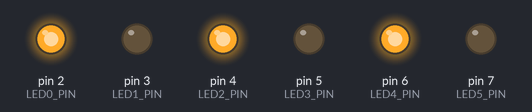
Simulated run of this sketch. Board: Arduino Uno, built with avr-gcc and run on an emulated ATmega328P. Shown: output pins drawn as LEDs (lit = HIGH).

Above: at 0.1 s.
At 2.7 s:
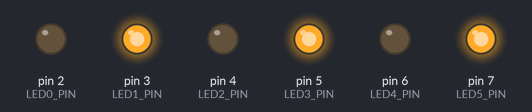
Timing chart, 0 to 3.0 s (numbered marks = the images above):
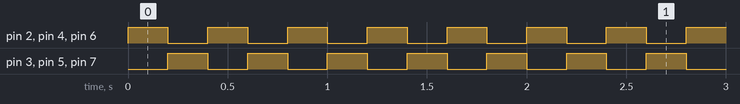

Measured:
- by itself, pin 2 (LED0_PIN), pin 3 (LED1_PIN), pin 4 (LED2_PIN), pin 5 (LED3_PIN), pin 6 (LED4_PIN), pin 7 (LED5_PIN): alternates HIGH for 0.20 s and LOW for 0.20 s

The sketch:

exercise3.ino
```cpp
// Alternate blinking of Odd and Even LEDs

const int LED0_PIN = 2;
const int LED1_PIN = 3;
const int LED2_PIN = 4;
const int LED3_PIN = 5;
const int LED4_PIN = 6;
const int LED5_PIN = 7;

const int LEDS[] = {LED0_PIN, LED1_PIN, LED2_PIN, LED3_PIN, LED4_PIN, LED5_PIN};

void setup()
{
    for (int i = 0; i < 6; i++)
    {
        pinMode(LEDS[i], OUTPUT);
    }
}

int currentLED = 0;

void loop()

{
    if (currentLED % 2 == 0)
    {
        for (int i = 0; i < 6; i++)
        {
            if (i % 2 == 0)
            {
                digitalWrite(LEDS[i], HIGH);
            }
            else
            {
                digitalWrite(LEDS[i], LOW);
            }
        }
    }
    else
    {
        for (int i = 0; i < 6; i++)
        {
            if (i % 2 == 1)
            {
                digitalWrite(LEDS[i], HIGH);
            }
            else
            {
                digitalWrite(LEDS[i], LOW);
            }
        }
    }

    delay(200);
    currentLED++;
}
```
